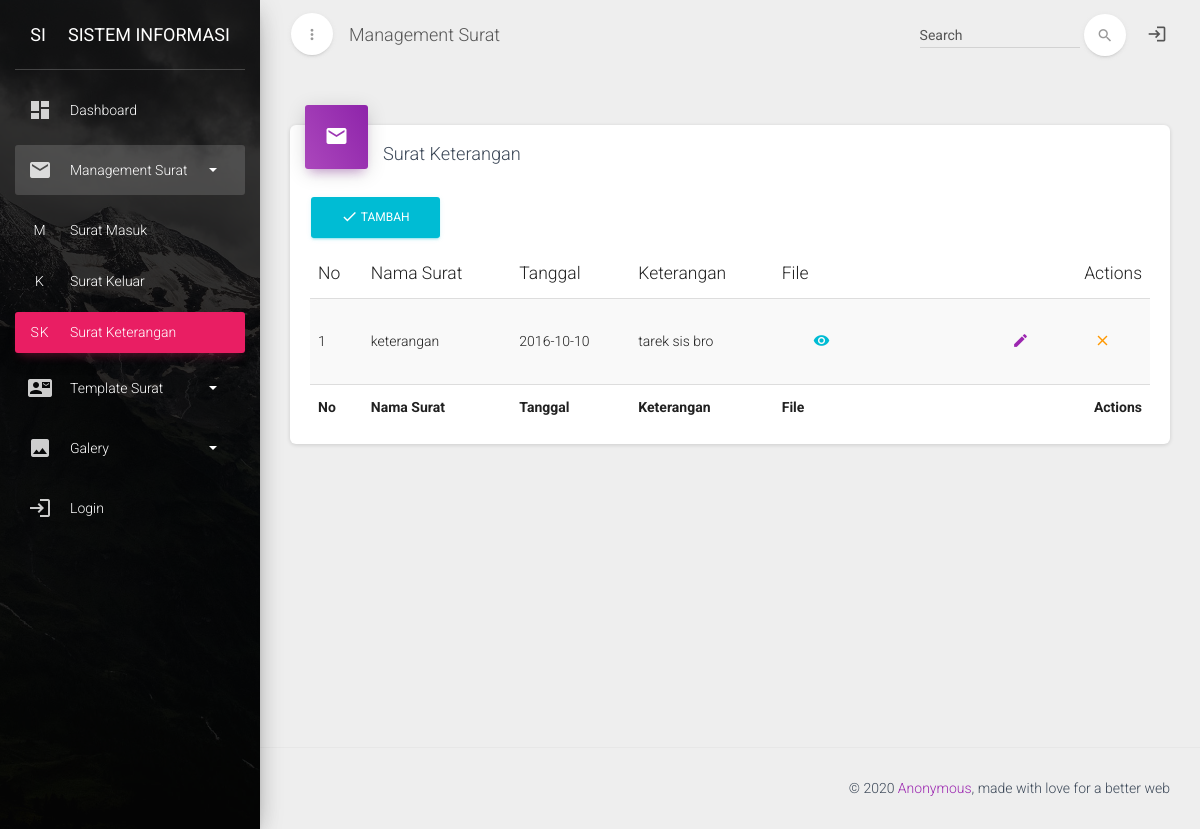
/index.php/surat/surat_keterangan, run on the app's committed database.
### tables this page shows
CREATE TABLE `surat_keterangan` (
  `id_surat_keterangan` int(11) NOT NULL,
  `nama_surat_keterangan` varchar(100) NOT NULL,
  `tanggal_surat_keterangan` date NOT NULL,
  `keterangan_surat_keterangan` varchar(100) NOT NULL,
  `file_surat_keterangan` varchar(200) NOT NULL
);

### application/controllers/Surat.php (called while the page is built, shortened)
<?php
class Surat extends CI_Controller
{
    public function surat_keterangan()
    {
        $judul = [
            'title' => 'Management Surat',
            'sub_title' => 'Surat Keterangan'
        ];
        $data['data'] = $this->db->get('surat_keterangan')->result_array();
        $this->load->view('templates/header', $judul);
        $this->load->view('surat/keterangan', $data);
        $this->load->view('templates/footer');
    }
}

### index.php (called while the page is built, shortened)
<?php
require_once BASEPATH.'core/CodeIgniter.php';

### application/views/surat/keterangan.php (the view, shortened to what this page needs)
<div class="content">
    <div class="container-fluid">
        <div class="row">
            <div class="col-md-12">
                <div class="card">
                    <div class="card-header card-header-icon" data-background-color="purple">
                        <i class="material-icons">mail</i>
                    </div>
                    <div class="card-content">
                        <h4 class="card-title">Surat Keterangan</h4>
                        <div class="toolbar">
                            <a href="<?= base_url() ?>surat/tambah_surat_keterangan">
                                <button class="btn btn-info">
                                    <span class="btn-label">
                                        <i class="material-icons">check</i>
                                    </span>
                                    Tambah
                                </button>
                            </a>
                        </div>
                        <div class="material-datatables">
                            <table id="datatables" class="table table-striped table-no-bordered table-hover" cellspacing="0" width="100%" style="width:100%">
                                <thead>
                                    <tr>
                                        <th>No</th>
                                        <th>Nama Surat</th>
                                        <th>Tanggal</th>
                                        <th>Keterangan</th>
                                        <th>File</th>
                                        <th class="disabled-sorting text-right">Actions</th>
                                    </tr>
                                </thead>
                                <tfoot>
                                    <tr>
                                        <th>No</th>
                                        <th>Nama Surat</th>
                                        <th>Tanggal</th>
                                        <th>Keterangan</th>
                                        <th>File</th>
                                        <th class="text-right">Actions</th>
                                    </tr>
                                </tfoot>
                                <tbody>
                                    <?php $no = 1; ?>
                                    <?php foreach ($data as $key) : ?>
                                        <tr>
                                            <td><?= $no; ?></td>
                                            <td><?= $key['nama_surat_keterangan']; ?></td>
                                            <td><?= $key['tanggal_surat_keterangan']; ?></td>
                                            <td><?= $key['keterangan_surat_keterangan']; ?></td>
                                            <td>
                                                <button class="btn btn-simple btn-info" data-toggle="modal" data-target="#lihatSurat<?= $key['id_surat_keterangan']; ?>"><i class="material-icons">remove_red_eye</i></button>
                                            </td>
                                            <td class="text-right">
                                                <a href="<?= base_url() ?>surat/editSuratKeterangan/<?= $key['id_surat_keterangan']; ?>" class="btn btn-simple btn-primary btn-icon"><i class="material-icons">edit</i></a>
                                                <button class="btn btn-simple btn-warning btn-icon" data-toggle="modal" data-target="#hapusSuratKeterangan<?= $key['id_surat_keterangan']; ?>"><i class="material-icons">close</i></button>
                                            </td>
                                        </tr>
                                        <?php $no++; ?>
                                    <?php endforeach; ?>
                                </tbody>
                            </table>
                        </div>
                    </div>
                </div>
            </div>
        </div>
    </div>
</div>

### data on the page
surat_keterangan: nama_surat_keterangan "keterangan", tanggal_surat_keterangan "2016-10-10", keterangan_surat_keterangan "tarek sis bro"

### other printed values
$title "Management Surat"
